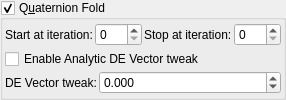
    <widget class="MyGroupBox" name="groupCheck_transf_function_enabled_false">
     <property name="title">
      <string>Q&amp;uaternion Fold</string>
     </property>
     <property name="checkable">
      <bool>true</bool>
     </property>
     <layout class="QVBoxLayout" name="verticalLayout_10" stretch="0,0">
      <property name="spacing">
       <number>2</number>
      </property>
      <property name="leftMargin">
       <number>2</number>
      </property>
      <property name="topMargin">
       <number>2</number>
      </property>
      <property name="rightMargin">
       <number>2</number>
      </property>
      <property name="bottomMargin">
       <number>2</number>
      </property>
      <item>
       <layout class="QGridLayout" name="gridLayout_14">
        <item row="0" column="2">
         <widget class="QLabel" name="label_252">
          <property name="font">
           <font>
            <weight>50</weight>
            <bold>false</bold>
           </font>
          </property>
          <property name="text">
           <string>Stop at iteration:</string>
          </property>
         </widget>
        </item>
        <item row="0" column="0">
         <widget class="QLabel" name="label_67">
          <property name="font">
           <font>
            <weight>50</weight>
            <bold>false</bold>
           </font>
          </property>
          <property name="text">
           <string>Start at iteration:</string>
          </property>
         </widget>
        </item>
        <item row="0" column="1">
         <widget class="MySpinBox" name="spinboxInt_transf_start_iterations_A">
          <property name="sizePolicy">
           <sizepolicy hsizetype="Minimum" vsizetype="Maximum">
            <horstretch>0</horstretch>
            <verstretch>0</verstretch>
           </sizepolicy>
          </property>
          <property name="minimum">
           <number>0</number>
          </property>
          <property name="maximum">
           <number>999</number>
          </property>
          <property name="value">
           <number>0</number>
          </property>
         </widget>
        </item>
        <item row="0" column="3">
         <widget class="MySpinBox" name="spinboxInt_transf_stop_iterations_A">
          <property name="sizePolicy">
           <sizepolicy hsizetype="Minimum" vsizetype="Maximum">
            <horstretch>0</horstretch>
            <verstretch>0</verstretch>
           </sizepolicy>
          </property>
          <property name="maximum">
           <number>999</number>
          </property>
         </widget>
        </item>
       </layout>
      </item>
      <item>
       <layout class="QGridLayout" name="gridLayout_2" columnstretch="0,0,1">
        <property name="spacing">
         <number>2</number>
        </property>
        <item row="1" column="0">
         <widget class="QLabel" name="label_2">
          <property name="text">
           <string>DE Vector tweak:</string>
          </property>
         </widget>
        </item>
        <item row="0" column="0" colspan="3">
         <widget class="MyCheckBox" name="checkBox_analyticDE_enabled_false">
          <property name="text">
           <string>Enable Analytic DE Vector tweak</string>
          </property>
         </widget>
        </item>
        <item row="1" column="1" colspan="2">
         <widget class="MyDoubleSpinBox" name="spinbox_analyticDE_scale_1">
          <property name="sizePolicy">
           <sizepolicy hsizetype="Minimum" vsizetype="Maximum">
            <horstretch>0</horstretch>
            <verstretch>0</verstretch>
           </sizepolicy>
          </property>
          <property name="prefix">
           <string/>
          </property>
          <property name="suffix">
           <string/>
          </property>
          <property name="decimals">
           <number>3</number>
          </property>
          <property name="minimum">
           <double>-99.000000000000000</double>
          </property>
          <property name="maximum">
           <double>99.000000000000000</double>
          </property>
          <property name="singleStep">
           <double>0.100000000000000</double>
          </property>
         </widget>
        </item>
       </layout>
      </item>
     </layout>
    </widget>
